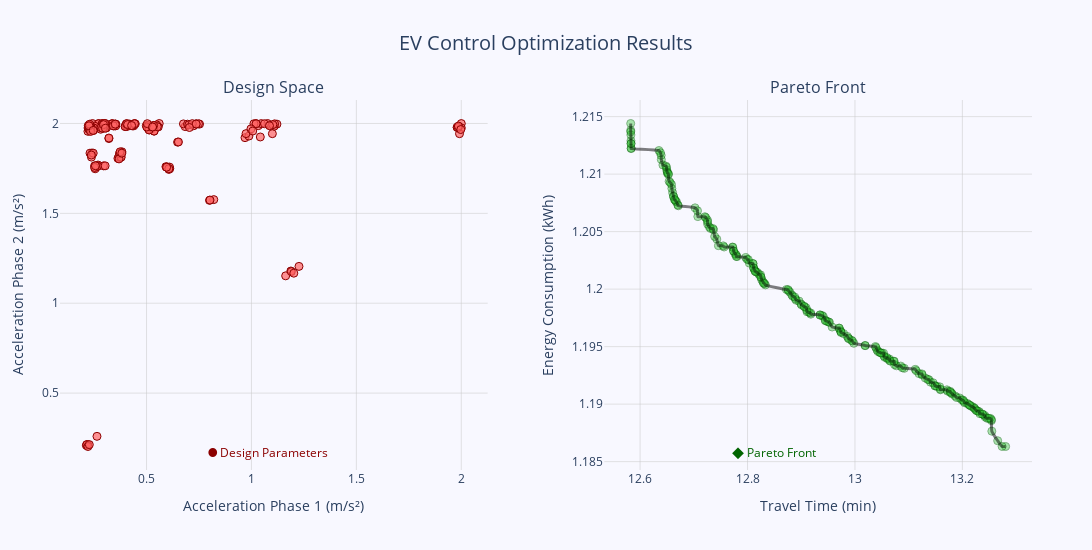

The code cell stored with this chart in its notebook:
### Markdown cell above
### Visualize problem bounds

### Code cell
# Sort the Pareto front by travel time (x-axis)
sorted_front = df_front.sort_values(by="time_min")

# Create subplots with 1 row and 2 columns
fig = make_subplots(
    rows=1,
    cols=2,
    subplot_titles=("Design Space", "Pareto Front"),
    horizontal_spacing=0.12,
    column_widths=[0.3, 0.3],
)

# 1. Design Space Plot (Left)
fig.add_trace(
    go.Scatter(
        x=df_front["accel_ms2"],
        y=df_front["decel_ms2"],
        mode="markers",
        marker=dict(
            size=8,
            color="rgba(255, 100, 100, 0.7)",
            line=dict(width=1, color="DarkRed"),
        ),
        name="Design Points",
        hovertemplate="<b>Accel Phase 1</b>: %{x:.2f} m/s²<br><b>Accel Phase 2</b>: %{y:.2f} m/s²<extra></extra>",
    ),
    row=1,
    col=1,
)

# 2. Pareto Front Plot (Right)
fig.add_trace(
    go.Scatter(
        x=df_front["time_min"],
        y=df_front["energy_kwh"],
        mode="markers",
        marker=dict(
            size=8,
            color="rgba(50, 200, 50, 0.8)",
            opacity=0.5,
            line=dict(width=1, color="DarkGreen"),
        ),
        name="Pareto Front",
        hovertemplate="<b>Time</b>: %{x:.2f} min<br><b>Energy</b>: %{y:.4f} kWh<extra></extra>",
    ),
    row=1,
    col=2,
)

# Add smooth trend line
fig.add_trace(
    go.Scatter(
        x=sorted_front["time_min"],
        y=sorted_front["energy_kwh"],
        mode="lines",
        line=dict(color="black", width=3, shape="spline", smoothing=0.5),
        name="Pareto Frontier",
        hoverinfo="skip",
        opacity=0.5,
    ),
    row=1,
    col=2,
)

# Update layout
fig.update_layout(
    title_text="EV Control Optimization Results",
    title_x=0.5,
    title_font=dict(size=20),
    showlegend=False,
    width=1400,
    height=550,
    margin=dict(l=60, r=60, b=80, t=100),
    plot_bgcolor="rgba(248,248,255,1)",
    paper_bgcolor="rgba(248,248,255,1)",
)

# Customize axes
for col in [1, 2]:
    fig.update_xaxes(
        showgrid=True,
        gridcolor="rgba(200,200,200,0.5)",
        zerolinecolor="lightgrey",
        row=1,
        col=col,
    )
    fig.update_yaxes(
        showgrid=True,
        gridcolor="rgba(200,200,200,0.5)",
        zerolinecolor="lightgrey",
        row=1,
        col=col,
    )

# Axis titles
fig.update_xaxes(title_text="Acceleration Phase 1 (m/s²)", row=1, col=1)
fig.update_yaxes(title_text="Acceleration Phase 2 (m/s²)", row=1, col=1)
fig.update_xaxes(title_text="Travel Time (min)", row=1, col=2)
fig.update_yaxes(title_text="Energy Consumption (kWh)", row=1, col=2)

# Add annotations
fig.add_annotation(
    x=0.15,
    y=0.02,
    xref="paper",
    yref="paper",
    text="● Design Parameters",
    showarrow=False,
    font=dict(color="darkred"),
)
fig.add_annotation(
    x=0.78,
    y=0.02,
    xref="paper",
    yref="paper",
    text="◆ Pareto Front",
    showarrow=False,
    font=dict(color="darkgreen"),
)

fig.show()

### Figure 1 — Plotly figure (JSON) as saved in the notebook; plotly's stock layout.template omitted (floating-point values rounded to 4 significant figures; data arrays with more than 128 entries replaced by an {"elided": "..."} marker saying what was removed)
{"data": [{"hovertemplate": "<b>Accel Phase 1</b>: %{x:.2f} m/s²<br><b>Accel Phase 2</b>: %{y:.2f} m/s²<extra></extra>", "marker": {"color": "rgba(255, 100, 100, 0.7)", "line": {"color": "DarkRed", "width": 1}, "size": 8}, "mode": "markers", "name": "Design Points", "type": "scatter", "x": {"elided": "200 float values"}, "xaxis": "x", "y": {"elided": "200 float values"}, "yaxis": "y"}, {"hovertemplate": "<b>Time</b>: %{x:.2f} min<br><b>Energy</b>: %{y:.4f} kWh<extra></extra>", "marker": {"color": "rgba(50, 200, 50, 0.8)", "line": {"color": "DarkGreen", "width": 1}, "opacity": 0.5, "size": 8}, "mode": "markers", "name": "Pareto Front", "type": "scatter", "x": {"elided": "200 float values"}, "xaxis": "x2", "y": {"elided": "200 float values"}, "yaxis": "y2"}, {"hoverinfo": "skip", "line": {"color": "black", "shape": "spline", "smoothing": 0.5, "width": 3}, "mode": "lines", "name": "Pareto Frontier", "opacity": 0.5, "type": "scatter", "x": {"elided": "200 float values"}, "xaxis": "x2", "y": {"elided": "200 float values"}, "yaxis": "y2"}], "layout": {"annotations": [{"font": {"size": 16}, "showarrow": false, "text": "Design Space", "x": 0.22, "xanchor": "center", "xref": "paper", "y": 1, "yanchor": "bottom", "yref": "paper"}, {"font": {"size": 16}, "showarrow": false, "text": "Pareto Front", "x": 0.78, "xanchor": "center", "xref": "paper", "y": 1, "yanchor": "bottom", "yref": "paper"}, {"font": {"color": "darkred"}, "showarrow": false, "text": "● Design Parameters", "x": 0.15, "xref": "paper", "y": 0.02, "yref": "paper"}, {"font": {"color": "darkgreen"}, "showarrow": false, "text": "◆ Pareto Front", "x": 0.78, "xref": "paper", "y": 0.02, "yref": "paper"}], "height": 550, "margin": {"b": 80, "l": 60, "r": 60, "t": 100}, "paper_bgcolor": "rgba(248,248,255,1)", "plot_bgcolor": "rgba(248,248,255,1)", "showlegend": false, "title": {"font": {"size": 20}, "text": "EV Control Optimization Results", "x": 0.5}, "width": 1400, "xaxis": {"anchor": "y", "domain": [0, 0.44], "gridcolor": "rgba(200,200,200,0.5)", "showgrid": true, "title": {"text": "Acceleration Phase 1 (m/s²)"}, "zerolinecolor": "lightgrey"}, "xaxis2": {"anchor": "y2", "domain": [0.56, 1], "gridcolor": "rgba(200,200,200,0.5)", "showgrid": true, "title": {"text": "Travel Time (min)"}, "zerolinecolor": "lightgrey"}, "yaxis": {"anchor": "x", "domain": [0, 1], "gridcolor": "rgba(200,200,200,0.5)", "showgrid": true, "title": {"text": "Acceleration Phase 2 (m/s²)"}, "zerolinecolor": "lightgrey"}, "yaxis2": {"anchor": "x2", "domain": [0, 1], "gridcolor": "rgba(200,200,200,0.5)", "showgrid": true, "title": {"text": "Energy Consumption (kWh)"}, "zerolinecolor": "lightgrey"}}}
